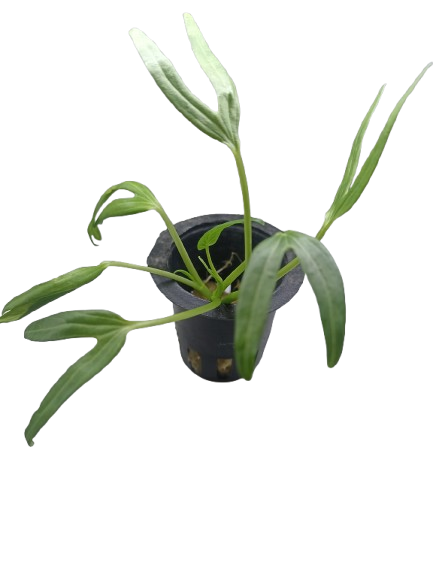
#> input picture aquagrow_dataset/train/baik/img_1.png, 433 x 577 px, found by its file name; its folder holds 4 pictures in this run
$ python extraction_rgb_and_glcm.py   (older library calls are emulated)
#> lines starting #> are read from the running program, lines starting #| are printed output that depends on the picture
import os
import pandas as pd
from skimage.io import imread
from skimage.color import rgb2gray
from skimage.feature import graycomatrix, graycoprops
import numpy as np

# Fungsi untuk ekstraksi nilai rata-rata RGB
def extract_rgb(image):
    """Ekstrak nilai rata-rata RGB dari gambar."""
    red_mean = np.mean(image[:, :, 0])
    green_mean = np.mean(image[:, :, 1])
    blue_mean = np.mean(image[:, :, 2])
    return red_mean, green_mean, blue_mean

# Fungsi untuk ekstraksi fitur GLCM
def extract_glcm_features(gray_image):
    """Ekstrak fitur GLCM: kontras, homogenitas, energi, dan korelasi."""
    glcm = graycomatrix(gray_image, distances=[1], angles=[0], symmetric=True, normed=True)
    contrast = graycoprops(glcm, 'contrast')[0, 0]
    homogeneity = graycoprops(glcm, 'homogeneity')[0, 0]
    energy = graycoprops(glcm, 'energy')[0, 0]
    correlation = graycoprops(glcm, 'correlation')[0, 0]
    return contrast, homogeneity, energy, correlation

# Fungsi utama untuk memproses gambar dalam folder tertentu
def process_images(good_folder, bad_folder, output_file):
    """Proses gambar dalam folder 'baik' dan 'buruk' dan simpan hasil ekstraksi dalam file Excel atau CSV."""
    records = []  # Buffer untuk menyimpan semua data

    # Proses gambar pada folder "baik"
    print(f"Processing images in the '{good_folder}' folder...")
    for filename in os.listdir(good_folder):
        if filename.lower().endswith(('.png', '.jpg', '.jpeg')):
            file_path = os.path.join(good_folder, filename)
            try:
                image = imread(file_path)
#> image is the input picture: shape (577, 433, 4); mean R, G, B, A 18.7, 21.5, 15.4, 41

                # Jika gambar memiliki kanal alfa, gunakan hanya 3 channel pertama
                if image.shape[2] == 4:
                    image = image[:, :, :3]
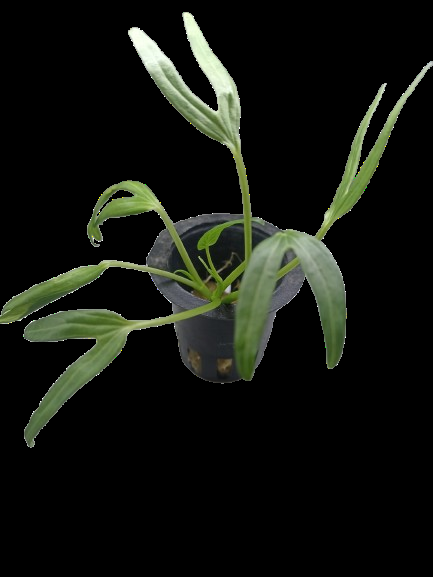
#> image: shape (577, 433, 3); mean R, G, B 18.7, 21.5, 15.4

                # Ekstraksi RGB
                red, green, blue = extract_rgb(image)
#> in extract_rgb, `red_mean = np.mean(image[:, :, 0])`: red_mean = 18.67
#> in extract_rgb, `green_mean = np.mean(image[:, :, 1])`: green_mean = 21.45
#> in extract_rgb, `blue_mean = np.mean(image[:, :, 2])`: blue_mean = 15.41
#> red = 18.67; green = 21.45; blue = 15.41

                # Konversi gambar menjadi grayscale untuk ekstraksi GLCM
                gray_image = rgb2gray(image)
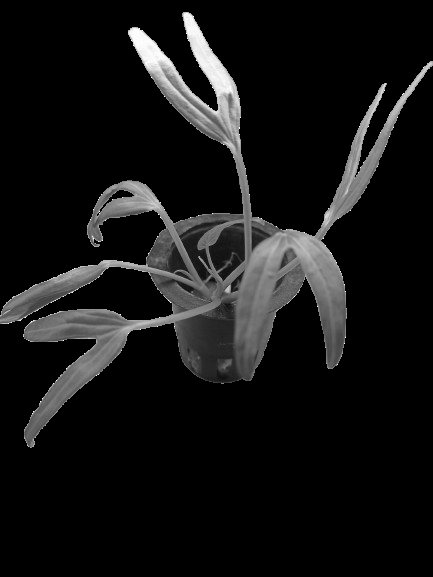
#> gray_image: shape (577, 433) float64; min 0, max 1, mean 0.0801
                gray_image = (gray_image * 255).astype(np.uint8)

                # Ekstraksi fitur GLCM
                contrast, homogeneity, energy, correlation = extract_glcm_features(gray_image)
#> in extract_glcm_features, `contrast = graycoprops(glcm, 'contrast')[0, 0]`: contrast = 262.4
#> in extract_glcm_features, `homogeneity = graycoprops(glcm, 'homogeneity')[0, 0]`: homogeneity = 0.859
#> in extract_glcm_features, `energy = graycoprops(glcm, 'energy')[0, 0]`: energy = 0.822
#> in extract_glcm_features, `correlation = graycoprops(glcm, 'correlation')[0, 0]`: correlation = 0.946
#> contrast = 262.4; homogeneity = 0.859; energy = 0.822; correlation = 0.946

                # Tambahkan data ke buffer
                records.append({
                    "File Name": filename,
                    "Category": "baik",
                    "Average Red": red,
                    "Average Green": green,
                    "Average Blue": blue,
                    "Contrast": contrast,
                    "Homogeneity": homogeneity,
                    "Energy": energy,
                    "Correlation": correlation
                })
                print(f"Successfully processed: {filename}")
            except Exception as e:
                print(f"Error processing {file_path}: {e}")
#> pass 2 of the loop in process_images, `for filename in os.listdir(good_folder):`:
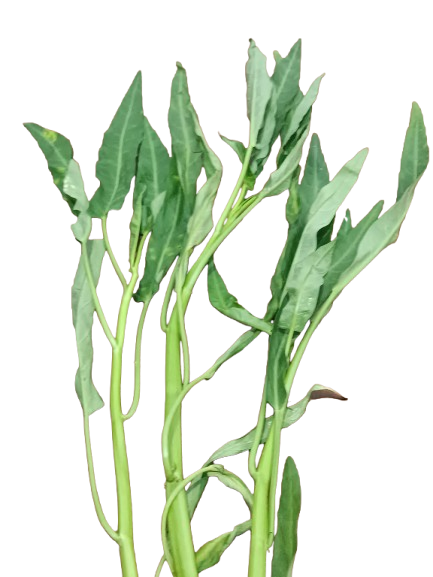
#> input picture aquagrow_dataset/train/baik/img_16.png, 433 x 577 px, found by its file name
#> in process_images, image is the input picture: shape (577, 433, 4); mean R, G, B, A 42.8, 54.7, 34.4, 76.1
#> in process_images, `image = image[:, :, :3]`:
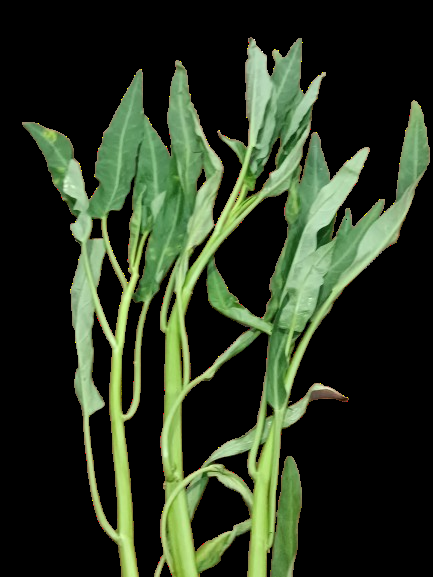
#> image: shape (577, 433, 3); mean R, G, B 42.8, 54.7, 34.4
#> red = 42.82; green = 54.7; blue = 34.39
#> in process_images, `gray_image = rgb2gray(image)`:
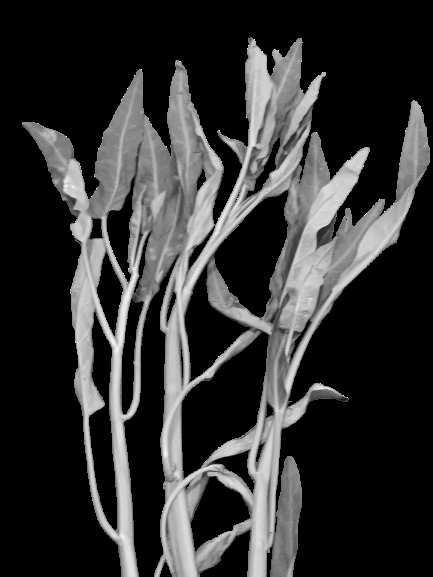
#> gray_image: shape (577, 433) float64; min 0, max 1, mean 0.199
#> in process_images, `contrast, homogeneity, energy, correlation = extract_glcm_features(gra..`: contrast = 461; homogeneity = 0.707; energy = 0.662; correlation = 0.96
#> pass 3 of the loop in process_images, `for filename in os.listdir(good_folder):`:
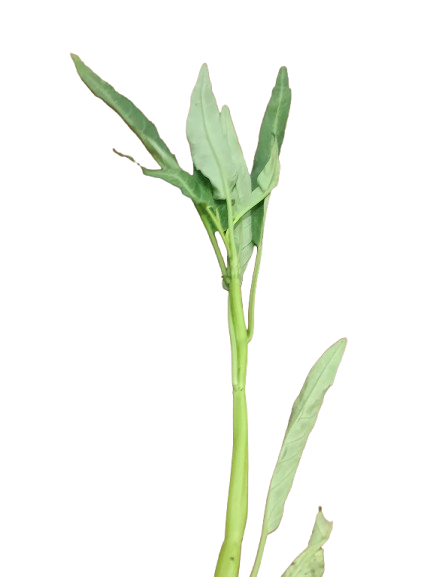
#> input picture aquagrow_dataset/train/baik/img_17.png, 433 x 577 px, found by its file name
#> in process_images, image is the input picture: shape (577, 433, 4); mean R, G, B, A 18.6, 21.7, 14.4, 27.7
#> in process_images, `image = image[:, :, :3]`:
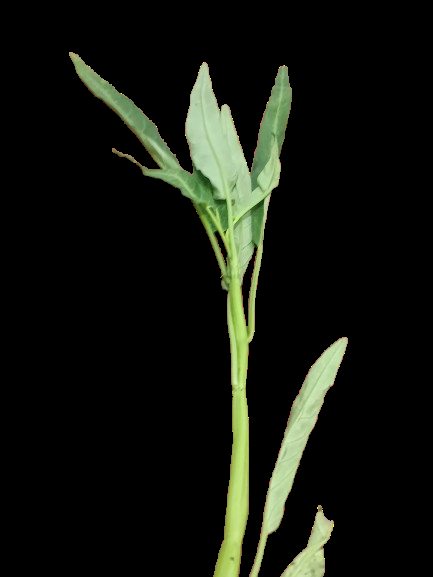
#> image: shape (577, 433, 3); mean R, G, B 18.6, 21.7, 14.4
#> red = 18.61; green = 21.67; blue = 14.39
#> in process_images, `gray_image = rgb2gray(image)`:
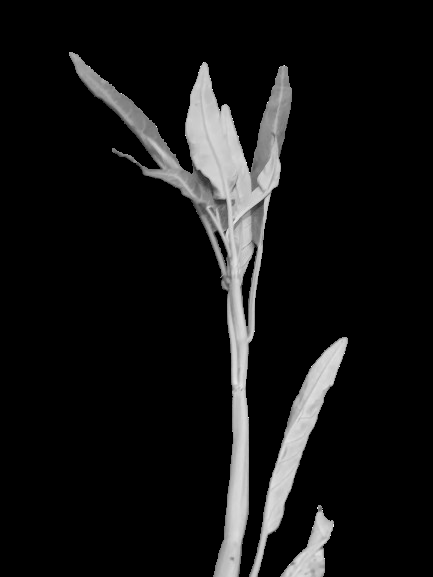
#> gray_image: shape (577, 433) float64; min 0, max 1, mean 0.0804
#> in process_images, `contrast, homogeneity, energy, correlation = extract_glcm_features(gra..`: contrast = 199.4; homogeneity = 0.897; energy = 0.877; correlation = 0.97
#> the loop made 4 passes; the first 3 are shown

    # Proses gambar pada folder "buruk"
    print(f"Processing images in the '{bad_folder}' folder...")
#> (the run stopped early here; a loop or call above may not have finished)
